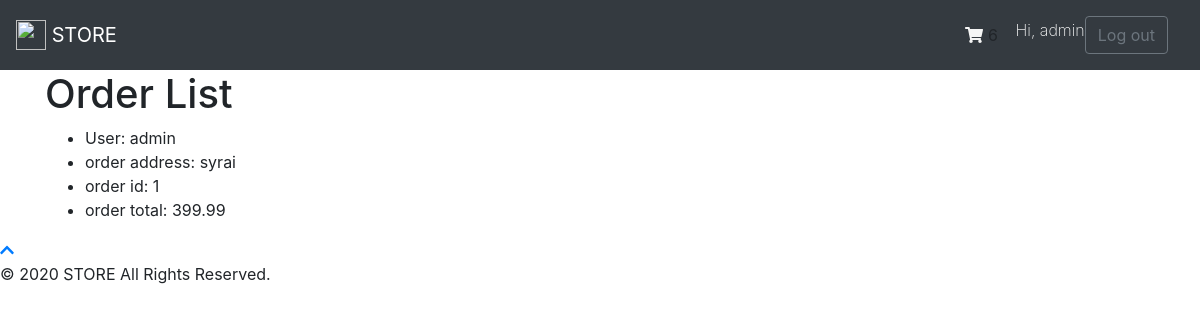
Screenshot of /orders/ (signed in) with the database file from the repository.
### carts/models.py (models this page shows, shortened)
class Cart(models.Model):
    user = models.OneToOneField(
        User, related_name='cart', on_delete=models.CASCADE)
    items = models.ManyToManyField(Product)
    updated_at = models.DateTimeField(auto_now=True)

### orders/models.py (models this page shows, shortened)
class Order(models.Model):
    user = models.ForeignKey(
        User, related_name='orders', on_delete=models.CASCADE)
    products = models.ManyToManyField(Product)
    address = models.CharField(max_length=150)
    created_at = models.DateTimeField(auto_now_add=True)
    def total_price(self):
        total = 0
        for item in self.products.all():
            total += item.price
        return total

### products/models.py (models this page shows, shortened)
class Product(models.Model):
    title = models.CharField(max_length=100)
    brand = models.CharField(max_length=75)
    description = models.CharField(max_length=500, blank=True, null=True)
    price = models.DecimalField(max_digits=12, decimal_places=2, default=0.00)
    image = models.ImageField(upload_to="products/", null=True)
    created_at = models.DateTimeField(auto_now_add=True)

### orders/views.py (the view)
# urls.py: path('', order_list, name="order_list"),
def order_list(request):
    if request.user.is_authenticated and request.user.is_superuser:
        orders = Order.objects.all()
        return render(request, 'orders/order_list.html', {'orders': orders})
    else:
        redirect('prduct_list')

### templates/orders/order_list.html (shortened to what this page needs)
{% extends "base.html" %}
{% block content %}
<section>
    <div>
        <h1 class="section-headline">Order List</h1>
        {% for order in orders %}
            <ul>
                <li>User: {{ order.user }}</li>
                <li>order address: {{ order.address }}</li>
                <li>order id: {{ order.id }}</li>
                <li>order total: {{ order.total_price }}</li>
            </ul>
            {% empty %}
                <li>No orders yet.</li>
        {% endfor %}
    </div>
</section>
{% endblock %}

### templates/base.html (shortened to what this page needs)
{% load static %}
{% load sass_tags %}
<!DOCTYPE html>
<html lang="en">
<head>
    <link rel="stylesheet" href="{% static 'normalize.css' %}" />
    <link href="{% sass_src 'demo.scss' %}" rel="stylesheet" type="text/css" />
    <link rel="stylesheet" href="https://stackpath.bootstrapcdn.com/bootstrap/4.5.0/css/bootstrap.min.css"
>
</head>
<body>
    <div class="wrapper">
        <header class=''>
            <nav class="navbar navbar-dark bg-dark">
                <a class=" navbar-brand" href="{% url 'home' %}">
                    <img src="/docs/4.5/assets/brand/bootstrap-solid.svg" width="30" height="30"
                        class="d-inline-block align-top" alt="" loading="lazy">
                    STORE
                </a>
                <div class="navbar">
                    <div class="cart-icon">
                        <a href="{% url 'cart' %}" style="color:whitesmoke;"><i class="fas fa-shopping-cart"></i></a>
                        {% if request.user.cart.items.all|length > 0 %}
                        <span>
                            {{ request.user.cart.items.all|length }}
                        </span>
                        {% endif %}
                    </div>
                    {% if user.is_authenticated %}
                    <h6 class="text-white" style="font-weight: 200; margin-left: 1.1em;">Hi, {{ user.username }}</h6>
                    <input type="button" class="button-log btn btn-outline-secondary"
                        onclick="location.href='{% url 'logout' %}'" value="Log out" />
                    {% else  %}
                    <input type="button" class="button-log btn btn-outline-primary"
                        onclick="location.href='{% url 'login' %}'" value="Log in" />
                    {% endif %}
                </div>
            </nav>
        </header>
        <main class="container">
            {% block content %}{% endblock %}
        </main>
    </div>
    <footer>
        <a href="#" id="scroll-up">
            <i class="fas fa-chevron-up"></i>
        </a>
        <p>&copy; 2020 STORE All Rights Reserved.</p>
    </footer>
</body>
</html>

### rows the page displays
Order: user "admin", address "syrai", id "1", total_price "399.99"

### other values shown
{{ request.user.cart.items.all|length }} "6"
{{ user.username }} "admin"
